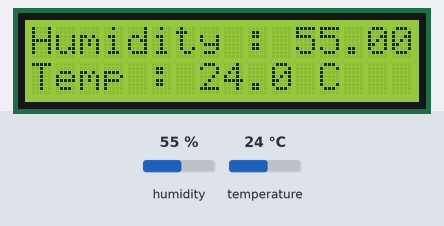
Recording of a sketch running on a simulated ESP8266 (NodeMCU). Shown: 16×2 character LCD. Inputs (shaded band) come from the test bench; at power-on: humidity 55 %, temperature 24 °C. What the sketch prints to the serial monitor is not drawn.

Above: at 5.7 s.
5.8 s: humidity set to 22 %
At 11.5 s:
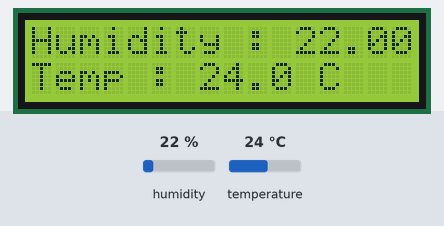
13.3 s: temperature set to 12 °C
At 16.2 s:
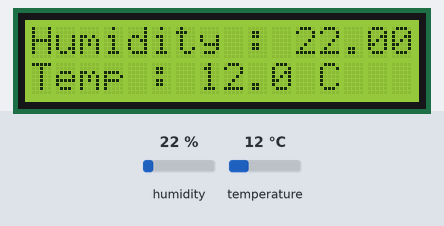
20.8 s: humidity set to 40 %
At 25.7 s:
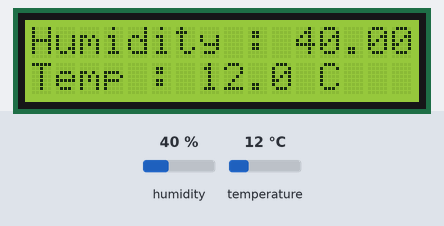
28.3 s: temperature set to 19 °C
At 31.6 s:
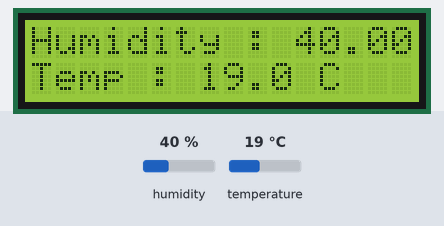
Timing chart, 0 to 33.1 s (numbered marks = the images above; inputs shaded):
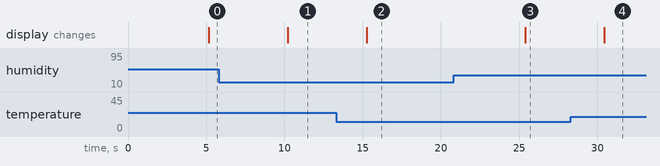

The sketch:

Temp_show_on_LCD.ino
```cpp
/*********
  Nirun Leeyagart
  https://www.facebook.com/illianoaoi
*********/


#include <Wire.h>
#include <LiquidCrystal_I2C.h>
#include "DHT.h"

#define DHTPIN D3    // what digital pin we're connected to
#define DHTTYPE DHT11   // DHT 11

LiquidCrystal_I2C lcd(0x27, 16, 2); //ถ้าจอไม่แสดงผล ให้ลองเปลี่ยน 0x3F เป็น 0x27

DHT dht(DHTPIN, DHTTYPE);

void setup() {
  lcd.begin();
  lcd.backlight(); // เปิดไฟ backlight

  Serial.begin(115200);
  Serial.println("DHTxx test!");

  dht.begin();

  lcd.setCursor(0, 0);
  lcd.print("The System is");
  lcd.setCursor(0, 1); //
  lcd.print("Starting.....");
}

void loop() {
  // หน่วงเวลา 2 วินาทีให้เซนเซอร์ทำงาน
  delay(5000);
  float h = dht.readHumidity();
  float t = dht.readTemperature();
  float f = dht.readTemperature(true);

  // เช็คถ้าอ่านค่าไม่สำเร็จให้เริ่มอ่านใหม่
  if (isnan(h) || isnan(t) || isnan(f)) {
    lcd.clear();
    lcd.setCursor(0, 0);
    lcd.print("Error!! Sensor");
    return;
  }
  lcd.clear();
  lcd.setCursor(0, 0);
  lcd.print("Humidity : ");
  lcd.setCursor(11, 0);
  lcd.print(h);
  lcd.setCursor(0, 1);
  lcd.print("Temp : ");
  lcd.setCursor(7, 1);
  lcd.print(t);
  lcd.setCursor(11, 1);
  lcd.print(" C");


}
```

Measured:
- after the input at 5.8 s, the display: changes after 4.4 s (image 1)
- after the input at 13.3 s, the display: changes after 2.0 s (image 2)
- after the input at 20.8 s, the display: changes after 4.6 s (image 3)
- after the input at 28.3 s, the display: changes after 2.1 s (image 4)
